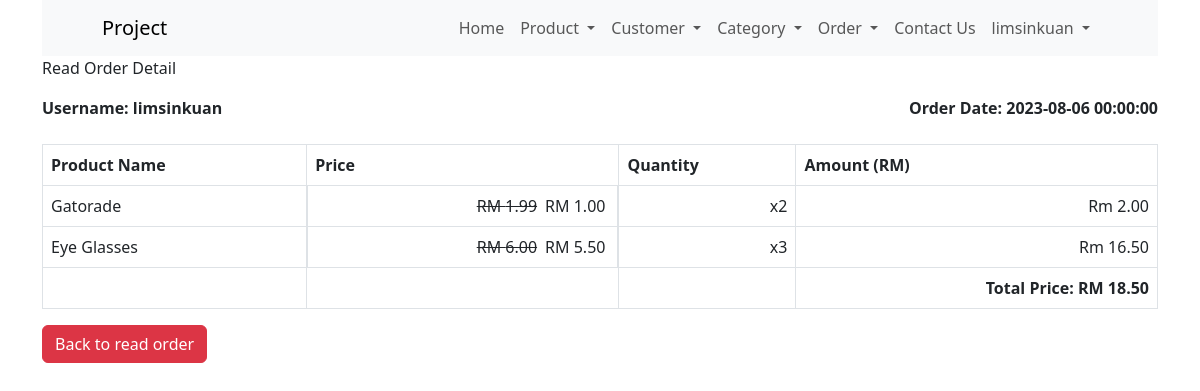
Page /order_detail_read.php?id=3 (signed in) on the earlier database version.
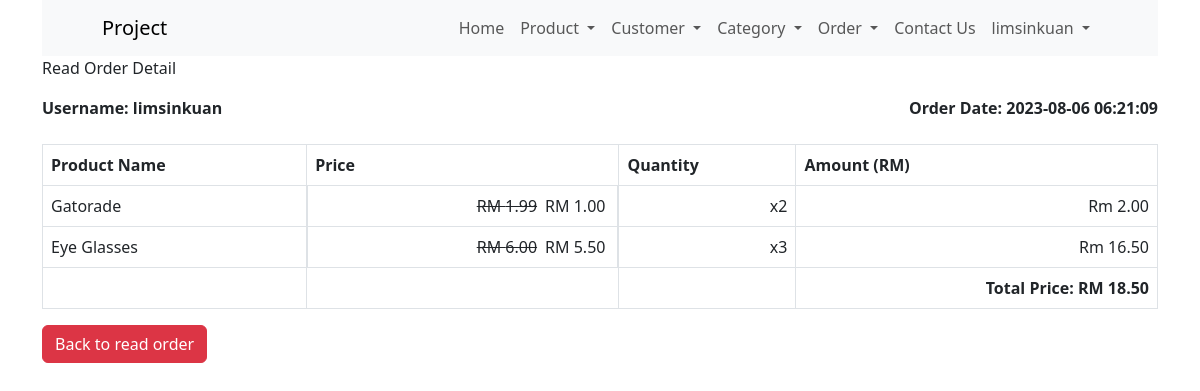
Same page on the later database version.
### tables this page shows
CREATE TABLE `order_summary` (
  `order_id` int(11) NOT NULL,
  `customer_id` int(11) NOT NULL,
  `order_date` datetime NOT NULL
);

### order_detail_read.php (the view, shortened to what this page needs)
<!DOCTYPE HTML>
<html>
<head>
    <link href="https://cdn.jsdelivr.net/npm/bootstrap@5.3.0/dist/css/bootstrap.min.css" rel="stylesheet">
</head>
<body>
    <div class="container">
        <?php
        include 'menu/menu.php';
        ?>
        <div>
            <p>Read Order Detail</p>
        </div>
        <?php
        $id = isset($_GET['id']) ? $_GET['id'] : die('ERROR: Record ID not found.');
        include 'config/database.php';
        try {
            $query = "SELECT products.name, products.price, products.promote_price, order_detail.quantity FROM order_detail INNER JOIN products ON products.id = order_detail.product_id INNER JOIN order_summary ON order_summary.order_id = order_detail.order_id INNER JOIN customers ON customers.user_id = order_summary.customer_id WHERE order_detail.order_id = :id";
            $stmt = $con->prepare($query);
            $stmt->bindParam(":id", $id);
            $stmt->execute();
            $cusquery = "SELECT customers.username, order_summary.order_date FROM order_summary INNER JOIN customers ON customers.user_id = order_summary.customer_id INNER JOIN order_detail ON order_detail.order_id = order_summary.order_id WHERE order_detail.order_id =:id";
            $cusstmt = $con->prepare($cusquery);
            $cusstmt->bindParam(":id", $id);
            $cusstmt->execute();
            if ($cusrow = $cusstmt->fetch(PDO::FETCH_ASSOC)){
                extract($cusrow);
                echo "<div class = 'd-flex justify-content-between'>";
                echo "<div>";
                echo "<strong>Username: " . $username . "</strong>";
                echo "</div>";
                echo "<div>";
                echo "<strong>Order Date: " . $order_date . "</strong>";
                echo "</div>";
                echo "</div>";
                echo "<br>";
            }
            echo "<table class='table table-hover table-responsive table-bordered'>";
            echo "<tr>";
            echo "<th>Product Name</th>";
            echo "<th>Price</th>";
            echo "<th>Quantity</th>";
            echo "<th>Amount (RM)</th>";
            echo "</tr>";
            $total = 0;
            while ($row = $stmt->fetch(PDO::FETCH_ASSOC)) {
                echo "<tr>";
                echo "<td>" . $product_name = $row['name'] . "</td>";
                $price = $row['price'];
                $promote_price = $row['promote_price'];
                $decimalprice = number_format((float)$price, 2, '.', '');
                $decimalpromote = number_format((float)$promote_price, 2, '.', '');
                if ($promote_price < $decimalprice && $promote_price > 0) {
                    echo "<td class = 'd-flex justify-content-end'><div class = 'mx-1 text-decoration-line-through'>RM {$decimalprice}</div><div class = 'mx-1'>RM {$decimalpromote}</div></td>";
                    $theprice = $decimalpromote;
                } else {
                    echo "<td class = 'text-end'>{$decimalprice}</td>";
                    $theprice = $decimalprice;
                }
                echo "<td class='text-end'>x" . $row['quantity'] . "</td>";
                $amount = $row['quantity'] * $theprice;
                $decimalamount = number_format((float)$amount, 2, '.', '');
                echo "<td class = 'text-end'>Rm " . $decimalamount . "</td>";
                echo "</tr>";
                $total += $decimalamount;
                $decimaltotal = number_format((float)$total, 2, '.', '');
            }
            echo "<th></th>";
            echo "<th></th>";
            echo "<th></th>";
            echo "<th class = 'text-end'>Total Price: RM $decimaltotal</th>";
            echo "</table>";
            echo "<td><a href='order_read.php' class='btn btn-danger'>Back to read order</a></td>";
        }
        catch (PDOException $exception) {
            die('ERROR: ' . $exception->getMessage());
        }
        ?>
    </div>
</body>
</html>

Differences in the rows shown:
changed order_summary: order_date "2023-08-06 00:00:00" → "2023-08-06 06:21:09"
